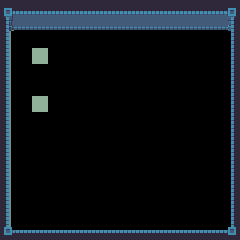

Rendered tile map (Tiled .tmx) drawn with the repository's tilesets; below, a short description and the full map source, tile grids included:
An orthogonal 15x15 tile map with 16x16 px tiles, 1 tile layer (Tiles).

<map version="1.0" orientation="orthogonal" width="15" height="15" tilewidth="16" tileheight="16">
 <tileset firstgid="1" name="tiles" tilewidth="16" tileheight="16">
  <image source="../tilesets/tiles.png" width="96" height="144" />
 </tileset>
 <layer name="Tiles" width="15" height="15">
  <data>
   <tile gid="4" />
   <tile gid="5" />
   <tile gid="5" />
   <tile gid="5" />
   <tile gid="5" />
   <tile gid="5" />
   <tile gid="5" />
   <tile gid="5" />
   <tile gid="5" />
   <tile gid="5" />
   <tile gid="5" />
   <tile gid="5" />
   <tile gid="5" />
   <tile gid="5" />
   <tile gid="6" />
   <tile gid="10" />
   <tile gid="11" />
   <tile gid="11" />
   <tile gid="11" />
   <tile gid="11" />
   <tile gid="11" />
   <tile gid="11" />
   <tile gid="11" />
   <tile gid="11" />
   <tile gid="11" />
   <tile gid="11" />
   <tile gid="11" />
   <tile gid="11" />
   <tile gid="11" />
   <tile gid="12" />
   <tile gid="16" />
   <tile gid="0" />
   <tile gid="0" />
   <tile gid="0" />
   <tile gid="0" />
   <tile gid="0" />
   <tile gid="0" />
   <tile gid="0" />
   <tile gid="0" />
   <tile gid="0" />
   <tile gid="0" />
   <tile gid="0" />
   <tile gid="0" />
   <tile gid="0" />
   <tile gid="18" />
   <tile gid="16" />
   <tile gid="0" />
   <tile gid="17" />
   <tile gid="0" />
   <tile gid="0" />
   <tile gid="0" />
   <tile gid="0" />
   <tile gid="0" />
   <tile gid="0" />
   <tile gid="0" />
   <tile gid="0" />
   <tile gid="0" />
   <tile gid="0" />
   <tile gid="0" />
   <tile gid="18" />
   <tile gid="16" />
   <tile gid="0" />
   <tile gid="0" />
   <tile gid="0" />
   <tile gid="0" />
   <tile gid="0" />
   <tile gid="0" />
   <tile gid="0" />
   <tile gid="0" />
   <tile gid="0" />
   <tile gid="0" />
   <tile gid="0" />
   <tile gid="0" />
   <tile gid="0" />
   <tile gid="18" />
   <tile gid="16" />
   <tile gid="0" />
   <tile gid="0" />
   <tile gid="0" />
   <tile gid="0" />
   <tile gid="0" />
   <tile gid="0" />
   <tile gid="0" />
   <tile gid="0" />
   <tile gid="0" />
   <tile gid="0" />
   <tile gid="0" />
   <tile gid="0" />
   <tile gid="0" />
   <tile gid="18" />
   <tile gid="16" />
   <tile gid="0" />
   <tile gid="17" />
   <tile gid="0" />
   <tile gid="0" />
   <tile gid="0" />
   <tile gid="0" />
   <tile gid="0" />
   <tile gid="0" />
   <tile gid="0" />
   <tile gid="0" />
   <tile gid="0" />
   <tile gid="0" />
   <tile gid="0" />
   <tile gid="18" />
   <tile gid="16" />
   <tile gid="0" />
   <tile gid="0" />
   <tile gid="0" />
   <tile gid="0" />
   <tile gid="0" />
   <tile gid="0" />
   <tile gid="0" />
   <tile gid="0" />
   <tile gid="0" />
   <tile gid="0" />
   <tile gid="0" />
   <tile gid="0" />
   <tile gid="0" />
   <tile gid="18" />
   <tile gid="16" />
   <tile gid="0" />
   <tile gid="0" />
   <tile gid="0" />
   <tile gid="0" />
   <tile gid="0" />
   <tile gid="0" />
   <tile gid="0" />
   <tile gid="0" />
   <tile gid="0" />
   <tile gid="0" />
   <tile gid="0" />
   <tile gid="0" />
   <tile gid="0" />
   <tile gid="18" />
   <tile gid="16" />
   <tile gid="0" />
   <tile gid="0" />
   <tile gid="0" />
   <tile gid="0" />
   <tile gid="0" />
   <tile gid="0" />
   <tile gid="0" />
   <tile gid="0" />
   <tile gid="0" />
   <tile gid="0" />
   <tile gid="0" />
   <tile gid="0" />
   <tile gid="0" />
   <tile gid="18" />
   <tile gid="16" />
   <tile gid="0" />
   <tile gid="0" />
   <tile gid="0" />
   <tile gid="0" />
   <tile gid="0" />
   <tile gid="0" />
   <tile gid="0" />
   <tile gid="0" />
   <tile gid="0" />
   <tile gid="0" />
   <tile gid="0" />
   <tile gid="0" />
   <tile gid="0" />
   <tile gid="18" />
   <tile gid="16" />
   <tile gid="0" />
   <tile gid="0" />
   <tile gid="0" />
   <tile gid="0" />
   <tile gid="0" />
   <tile gid="0" />
   <tile gid="0" />
   <tile gid="0" />
   <tile gid="0" />
   <tile gid="0" />
   <tile gid="0" />
   <tile gid="0" />
   <tile gid="0" />
   <tile gid="18" />
   <tile gid="16" />
   <tile gid="0" />
   <tile gid="0" />
   <tile gid="0" />
   <tile gid="0" />
   <tile gid="0" />
   <tile gid="0" />
   <tile gid="0" />
   <tile gid="0" />
   <tile gid="0" />
   <tile gid="0" />
   <tile gid="0" />
   <tile gid="0" />
   <tile gid="0" />
   <tile gid="18" />
   <tile gid="16" />
   <tile gid="0" />
   <tile gid="0" />
   <tile gid="0" />
   <tile gid="0" />
   <tile gid="0" />
   <tile gid="0" />
   <tile gid="0" />
   <tile gid="0" />
   <tile gid="0" />
   <tile gid="0" />
   <tile gid="0" />
   <tile gid="0" />
   <tile gid="0" />
   <tile gid="18" />
   <tile gid="22" />
   <tile gid="23" />
   <tile gid="23" />
   <tile gid="23" />
   <tile gid="23" />
   <tile gid="23" />
   <tile gid="23" />
   <tile gid="23" />
   <tile gid="23" />
   <tile gid="23" />
   <tile gid="23" />
   <tile gid="23" />
   <tile gid="23" />
   <tile gid="23" />
   <tile gid="24" />
  </data>
 </layer>
 <objectgroup name="Objects" width="0" height="0" />
</map>
